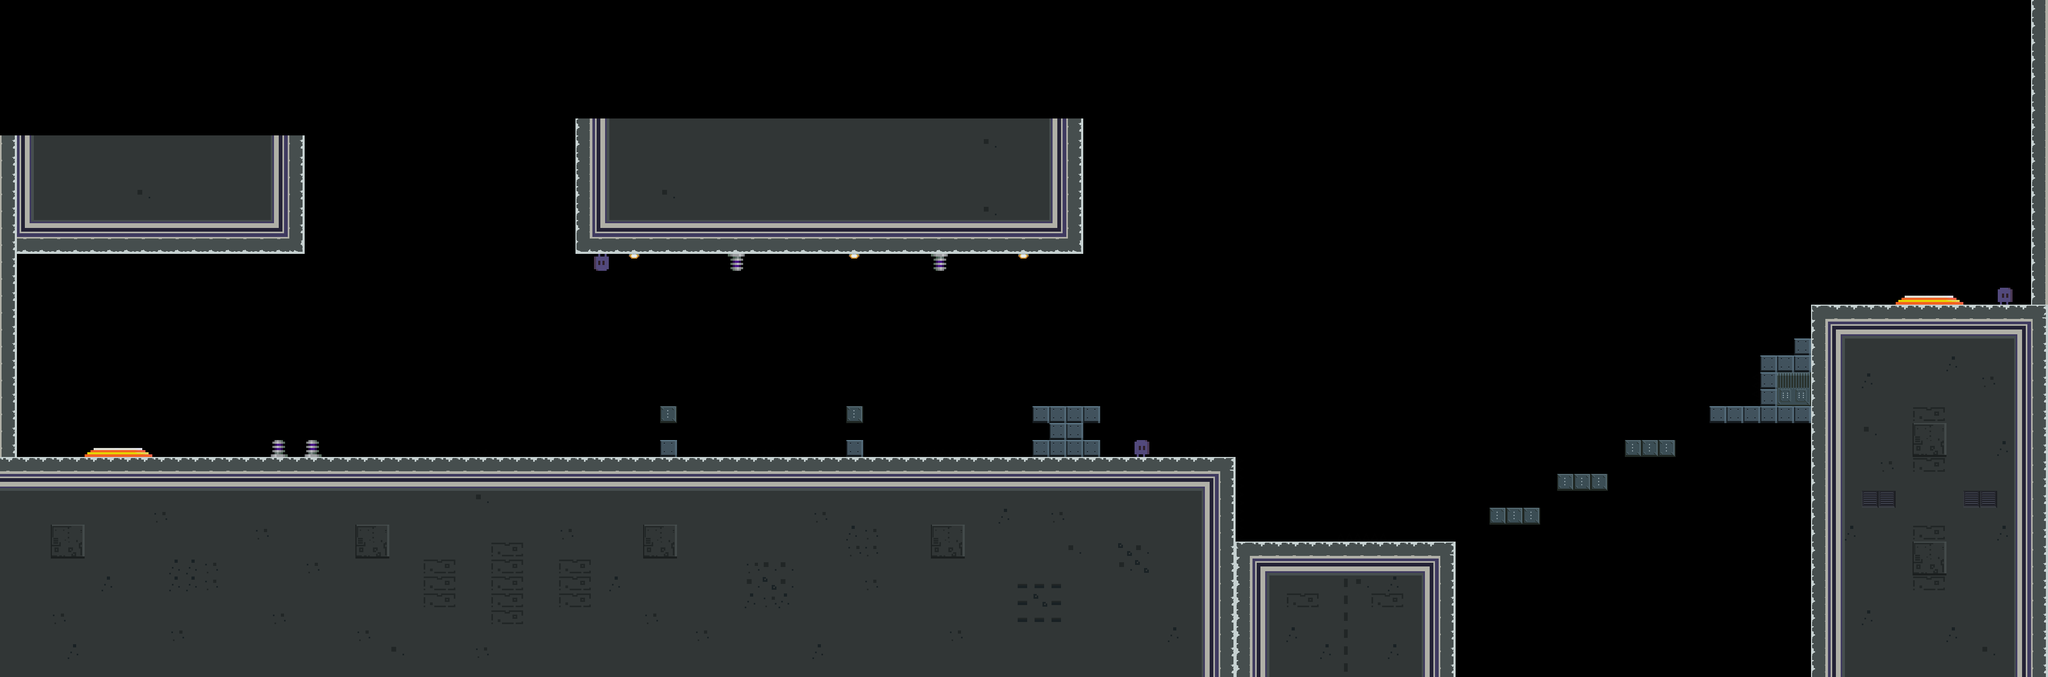

Below is a game level as drawn by its tile map, then a one-line description and the .tmx that defines it (tile-layer data replaced by summaries):
An orthogonal 121x40 tile map with 32x32 px tiles, 2 tile layers (Platform, Overlay) and 57 objects.

<map version="1.0" orientation="orthogonal" renderorder="right-up" width="121" height="40" tilewidth="32" tileheight="32" nextobjectid="89">
 <tileset firstgid="1" name="tileset" tilewidth="32" tileheight="32" spacing="2" margin="1" tilecount="256">
  <image source="../tileset.png" width="544" height="544" />
 </tileset>
 <layer name="Platform" width="121" height="40">
  <data>[4840 cells, 1837 non-empty, 43 distinct tile ids]</data>
 </layer>
 <layer name="Overlay" width="121" height="40">
  <data>[4840 cells, 0 non-empty, 0 distinct tile ids]</data>
 </layer>
 <objectgroup name="PlatformOb">
  <object id="3" x="1" y="192.375" width="30" height="673.625" />
  <object id="4" x="1.6364" y="866.64" width="2332.36" height="403.36" />
  <object id="7" x="2337.33" y="1025.67" width="410.67" height="253.667" />
  <object id="8" x="3427.5" y="578.5" width="436.5" height="703.5" />
  <object id="9" x="3841.33" y="2.33333" width="29.3333" height="575" />
  <object id="22" x="1248.64" y="768.818" width="30.7236" height="30.182" />
  <object id="24" x="1248.64" y="832.727" width="30.7236" height="30.182" />
  <object id="25" x="1952.91" y="768.727" width="126.341" height="30.5455" />
  <object id="26" x="1952.91" y="833.091" width="126.591" height="30.3636" />
  <object id="27" x="32.5" y="257" width="540" height="220" />
  <object id="28" x="1091.67" y="227" width="952" height="248.667" />
  <object id="29" x="2817.67" y="961.667" width="93" height="29" />
  <object id="30" x="2945.33" y="898" width="93" height="29" />
  <object id="31" x="3074" y="833.333" width="92.6667" height="29" />
  <object id="32" x="3232.67" y="769" width="190" height="29.6667" />
  <object id="34" x="3329.67" y="674" width="28.6667" height="92.6667" />
  <object id="35" x="3358.36" y="674" width="65.5333" height="29.8444" />
  <object id="36" x="3392.64" y="640.545" width="31.1818" height="33.2727" />
  <object id="43" x="1985.25" y="801" width="62" height="30.25" />
  <object id="44" x="1601.25" y="769.25" width="30" height="29.5" />
  <object id="45" x="1601.25" y="833.75" width="30" height="29.5" />
 </objectgroup>
 <objectgroup name="PortalOb">
  <object id="15" x="3584.44" y="578.174">
   <properties>
    <property name="place" value="exit" />
    <property name="type" value="body" />
   </properties>
   <polygon points="0,0 16,-16.25 113.25,-16 128,0.25" />
  </object>
  <object id="17" x="3602.23" y="556.81" width="93.3334" height="18">
   <properties>
    <property name="place" value="exit" />
    <property name="type" value="sensor" />
   </properties>
  </object>
  <object id="18" x="160.668" y="866.685">
   <properties>
    <property name="place" value="entry" />
    <property name="type" value="body" />
   </properties>
   <polygon points="0,0 16,-16.25 113.25,-16 128,0.25" />
  </object>
  <object id="19" x="178.458" y="844.315" width="93.3334" height="18">
   <properties>
    <property name="place" value="entry" />
    <property name="type" value="sensor" />
   </properties>
  </object>
 </objectgroup>
 <objectgroup name="SpikesOb">
  <object id="13" x="1409.5" y="848.625" width="61.125" height="14.875" />
  <object id="37" x="1057.75" y="849.375" width="60.875" height="14" />
  <object id="38" x="865.75" y="849.375" width="61.625" height="14.75" />
  <object id="39" x="2242.5" y="849" width="91" height="14.5" />
  <object id="40" x="2336.67" y="866.667" width="13" height="155.333" />
  <object id="41" x="2531.33" y="1010.33" width="91" height="13.6667" />
  <object id="42" x="3313" y="705.5" width="15" height="60.25" />
  <object id="62" x="1729.38" y="848.75" width="125.125" height="14.875" />
 </objectgroup>
 <objectgroup name="LightOb">
  <object id="16" x="3607.28" y="553.576" width="82.1818" height="15.9091">
   <properties>
    <property name="color" value="4" />
   </properties>
  </object>
  <object id="21" x="184.784" y="841.383" width="82.1818" height="15.9091">
   <properties>
    <property name="color" value="4" />
   </properties>
  </object>
  <object id="82" x="1920" y="480" width="32" height="32">
   <properties>
    <property name="color" value="4" />
   </properties>
  </object>
  <object id="83" x="1600" y="480" width="32" height="32">
   <properties>
    <property name="color" value="4" />
   </properties>
  </object>
  <object id="84" x="1184" y="480" width="32" height="32">
   <properties>
    <property name="color" value="4" />
   </properties>
  </object>
  <object id="85" x="1376" y="480" width="32" height="32">
   <properties>
    <property name="color" value="7" />
   </properties>
  </object>
  <object id="86" x="1760" y="480" width="32" height="32">
   <properties>
    <property name="color" value="7" />
   </properties>
  </object>
  <object id="87" x="576" y="832" width="32" height="32">
   <properties>
    <property name="color" value="7" />
   </properties>
  </object>
  <object id="88" x="512" y="832" width="32" height="32">
   <properties>
    <property name="color" value="7" />
   </properties>
  </object>
 </objectgroup>
 <objectgroup name="CoinOb">
  <object id="63" x="2944" y="832" width="32" height="32" />
  <object id="64" x="2976" y="832" width="32" height="32" />
  <object id="65" x="3008" y="832" width="32" height="32" />
  <object id="66" x="2240" y="768" width="32" height="32" />
  <object id="67" x="2272" y="768" width="32" height="32" />
  <object id="68" x="2304" y="768" width="32" height="32" />
  <object id="69" x="1984" y="704" width="32" height="32" />
  <object id="70" x="2016" y="704" width="32" height="32" />
  <object id="71" x="1760" y="768" width="32" height="32" />
  <object id="72" x="1792" y="768" width="32" height="32" />
  <object id="73" x="3264" y="640" width="32" height="32" />
  <object id="74" x="2368" y="896" width="32" height="32" />
  <object id="76" x="2368" y="928" width="32" height="32" />
  <object id="77" x="1248" y="704" width="32" height="32" />
  <object id="78" x="1600" y="704" width="32" height="32" />
 </objectgroup>
</map>
